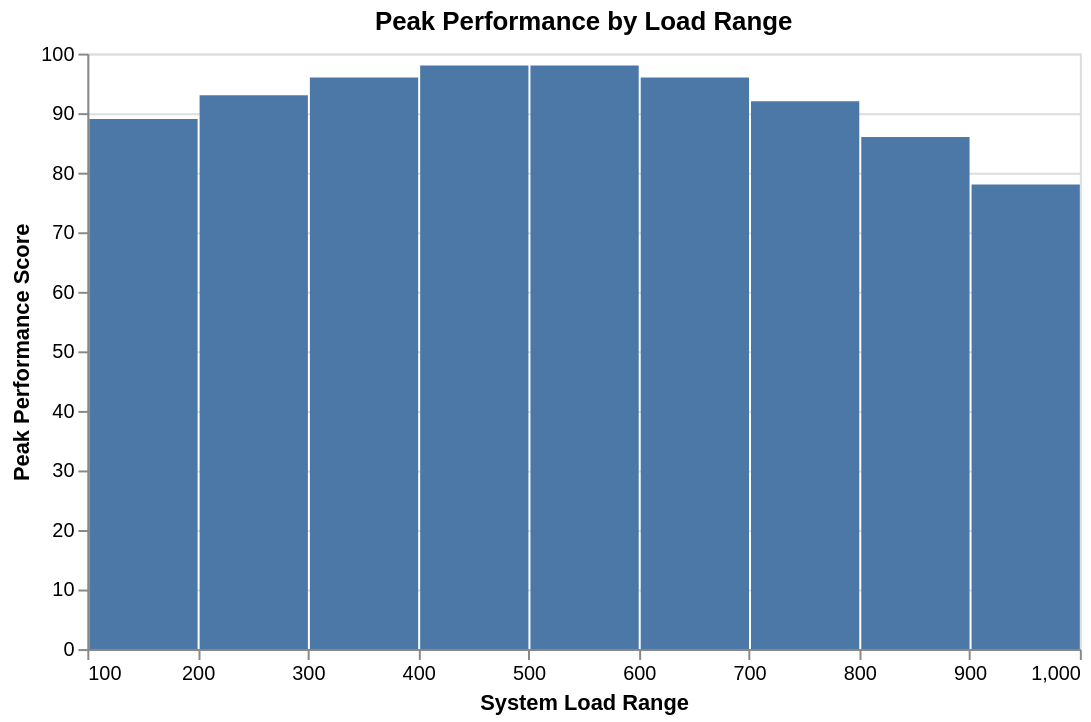

This figure's Vega-Lite source:
### Vega-Lite specification from a JSON file in a GitHub repository (floating-point values rounded to 4 significant figures)
{"$schema": "https://vega.github.io/schema/vega-lite/v5.json", "description": "Histogram showing maximum values per bin to identify peak performance in each range", "title": "Peak Performance by Load Range", "width": 500, "height": 300, "data": {"values": [{"load": 100, "performance": 85}, {"load": 150, "performance": 88}, {"load": 200, "performance": 90}, {"load": 250, "performance": 92}, {"load": 300, "performance": 94}, {"load": 350, "performance": 95}, {"load": 400, "performance": 96}, {"load": 450, "performance": 97}, {"load": 500, "performance": 98}, {"load": 550, "performance": 97}, {"load": 600, "performance": 96}, {"load": 650, "performance": 94}, {"load": 700, "performance": 92}, {"load": 750, "performance": 89}, {"load": 800, "performance": 86}, {"load": 850, "performance": 82}, {"load": 900, "performance": 78}, {"load": 950, "performance": 74}, {"load": 120, "performance": 86}, {"load": 180, "performance": 89}, {"load": 220, "performance": 91}, {"load": 280, "performance": 93}, {"load": 320, "performance": 94}, {"load": 380, "performance": 96}, {"load": 420, "performance": 97}, {"load": 480, "performance": 98}, {"load": 520, "performance": 97}, {"load": 580, "performance": 96}, {"load": 620, "performance": 95}, {"load": 680, "performance": 93}, {"load": 720, "performance": 90}, {"load": 780, "performance": 87}, {"load": 820, "performance": 84}, {"load": 880, "performance": 80}, {"load": 920, "performance": 76}, {"load": 980, "performance": 72}]}, "mark": "bar", "encoding": {"x": {"field": "load", "type": "quantitative", "bin": {"maxbins": 12}, "axis": {"title": "System Load Range"}}, "y": {"field": "performance", "aggregate": "max", "type": "quantitative", "axis": {"title": "Peak Performance Score"}}}}
